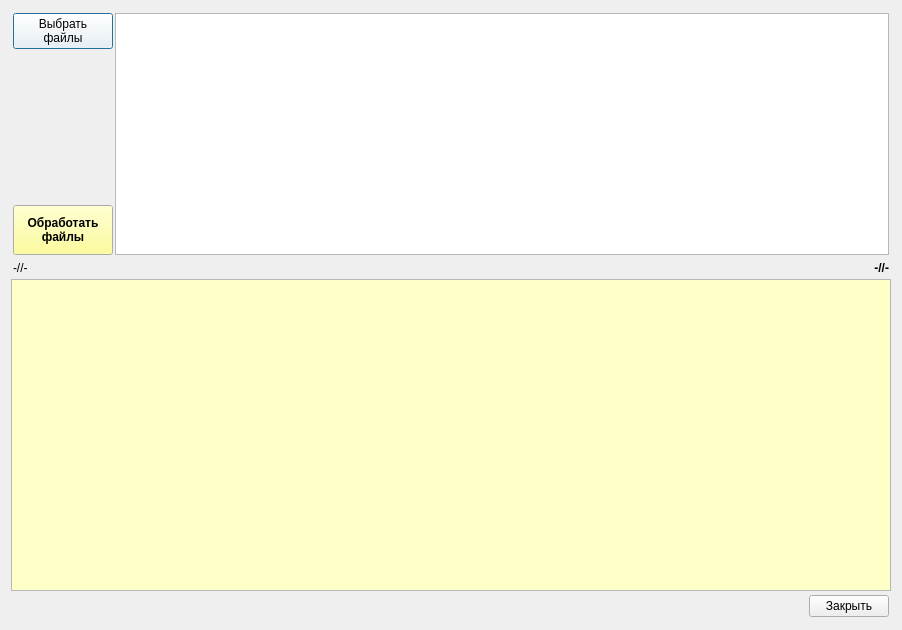
<?xml version="1.0" encoding="UTF-8"?>
<ui version="4.0">
 <class>get_from_fond_wnd</class>
 <widget class="QDialog" name="get_from_fond_wnd">
  <property name="geometry">
   <rect>
    <x>0</x>
    <y>0</y>
    <width>902</width>
    <height>630</height>
   </rect>
  </property>
  <property name="windowTitle">
   <string>Обработка ответа от ТФОМС</string>
  </property>
  <layout class="QVBoxLayout" name="verticalLayout" stretch="0,0,1,0">
   <property name="spacing">
    <number>2</number>
   </property>
   <item>
    <layout class="QGridLayout" name="gridLayout" columnstretch="0,0">
     <property name="leftMargin">
      <number>2</number>
     </property>
     <property name="topMargin">
      <number>2</number>
     </property>
     <property name="rightMargin">
      <number>2</number>
     </property>
     <property name="bottomMargin">
      <number>2</number>
     </property>
     <property name="spacing">
      <number>2</number>
     </property>
     <item row="0" column="1" rowspan="4">
      <widget class="QListWidget" name="lis_files">
       <property name="font">
        <font>
         <pointsize>7</pointsize>
        </font>
       </property>
       <property name="movement">
        <enum>QListView::Static</enum>
       </property>
       <property name="flow">
        <enum>QListView::TopToBottom</enum>
       </property>
       <property name="layoutMode">
        <enum>QListView::SinglePass</enum>
       </property>
       <property name="spacing">
        <number>5</number>
       </property>
       <property name="viewMode">
        <enum>QListView::IconMode</enum>
       </property>
       <property name="batchSize">
        <number>300</number>
       </property>
       <property name="currentRow">
        <number>-1</number>
       </property>
      </widget>
     </item>
     <item row="0" column="0">
      <widget class="QPushButton" name="bn_files">
       <property name="palette">
        <palette>
         <active>
          <colorrole role="Button">
           <brush brushstyle="SolidPattern">
            <color alpha="255">
             <red>255</red>
             <green>255</green>
             <blue>255</blue>
            </color>
           </brush>
          </colorrole>
         </active>
         <inactive>
          <colorrole role="Button">
           <brush brushstyle="SolidPattern">
            <color alpha="255">
             <red>255</red>
             <green>255</green>
             <blue>255</blue>
            </color>
           </brush>
          </colorrole>
         </inactive>
         <disabled>
          <colorrole role="Button">
           <brush brushstyle="SolidPattern">
            <color alpha="255">
             <red>255</red>
             <green>255</green>
             <blue>255</blue>
            </color>
           </brush>
          </colorrole>
         </disabled>
        </palette>
       </property>
       <property name="text">
        <string>Выбрать
файлы</string>
       </property>
      </widget>
     </item>
     <item row="1" column="0">
      <spacer name="verticalSpacer">
       <property name="orientation">
        <enum>Qt::Vertical</enum>
       </property>
       <property name="sizeHint" stdset="0">
        <size>
         <width>20</width>
         <height>40</height>
        </size>
       </property>
      </spacer>
     </item>
     <item row="2" column="0" rowspan="2">
      <widget class="QPushButton" name="bn_process">
       <property name="enabled">
        <bool>true</bool>
       </property>
       <property name="minimumSize">
        <size>
         <width>100</width>
         <height>50</height>
        </size>
       </property>
       <property name="palette">
        <palette>
         <active>
          <colorrole role="Button">
           <brush brushstyle="SolidPattern">
            <color alpha="255">
             <red>255</red>
             <green>255</green>
             <blue>127</blue>
            </color>
           </brush>
          </colorrole>
         </active>
         <inactive>
          <colorrole role="Button">
           <brush brushstyle="SolidPattern">
            <color alpha="255">
             <red>255</red>
             <green>255</green>
             <blue>127</blue>
            </color>
           </brush>
          </colorrole>
         </inactive>
         <disabled>
          <colorrole role="Button">
           <brush brushstyle="SolidPattern">
            <color alpha="255">
             <red>255</red>
             <green>255</green>
             <blue>127</blue>
            </color>
           </brush>
          </colorrole>
         </disabled>
        </palette>
       </property>
       <property name="font">
        <font>
         <weight>75</weight>
         <bold>true</bold>
        </font>
       </property>
       <property name="text">
        <string>Обработать
файлы</string>
       </property>
      </widget>
     </item>
    </layout>
   </item>
   <item>
    <layout class="QHBoxLayout" name="horizontalLayout_2">
     <property name="leftMargin">
      <number>2</number>
     </property>
     <property name="topMargin">
      <number>2</number>
     </property>
     <property name="rightMargin">
      <number>2</number>
     </property>
     <property name="bottomMargin">
      <number>2</number>
     </property>
     <item>
      <widget class="QLabel" name="lab_out">
       <property name="font">
        <font>
         <weight>50</weight>
         <bold>false</bold>
        </font>
       </property>
       <property name="text">
        <string>-//-</string>
       </property>
       <property name="alignment">
        <set>Qt::AlignLeading|Qt::AlignLeft|Qt::AlignVCenter</set>
       </property>
      </widget>
     </item>
     <item>
      <widget class="QLabel" name="lab_count">
       <property name="font">
        <font>
         <weight>75</weight>
         <bold>true</bold>
        </font>
       </property>
       <property name="text">
        <string>-//-</string>
       </property>
       <property name="alignment">
        <set>Qt::AlignRight|Qt::AlignTrailing|Qt::AlignVCenter</set>
       </property>
      </widget>
     </item>
    </layout>
   </item>
   <item>
    <widget class="QPlainTextEdit" name="te_log">
     <property name="palette">
      <palette>
       <active>
        <colorrole role="Base">
         <brush brushstyle="SolidPattern">
          <color alpha="255">
           <red>255</red>
           <green>255</green>
           <blue>200</blue>
          </color>
         </brush>
        </colorrole>
       </active>
       <inactive>
        <colorrole role="Base">
         <brush brushstyle="SolidPattern">
          <color alpha="255">
           <red>255</red>
           <green>255</green>
           <blue>200</blue>
          </color>
         </brush>
        </colorrole>
       </inactive>
       <disabled>
        <colorrole role="Base">
         <brush brushstyle="SolidPattern">
          <color alpha="255">
           <red>212</red>
           <green>208</green>
           <blue>200</blue>
          </color>
         </brush>
        </colorrole>
       </disabled>
      </palette>
     </property>
     <property name="font">
      <font>
       <pointsize>7</pointsize>
      </font>
     </property>
     <property name="lineWrapMode">
      <enum>QPlainTextEdit::NoWrap</enum>
     </property>
     <property name="readOnly">
      <bool>false</bool>
     </property>
    </widget>
   </item>
   <item>
    <layout class="QHBoxLayout" name="horizontalLayout">
     <property name="leftMargin">
      <number>2</number>
     </property>
     <property name="topMargin">
      <number>2</number>
     </property>
     <property name="rightMargin">
      <number>2</number>
     </property>
     <property name="bottomMargin">
      <number>2</number>
     </property>
     <item>
      <spacer name="horizontalSpacer_2">
       <property name="orientation">
        <enum>Qt::Horizontal</enum>
       </property>
       <property name="sizeHint" stdset="0">
        <size>
         <width>40</width>
         <height>20</height>
        </size>
       </property>
      </spacer>
     </item>
     <item>
      <widget class="QPushButton" name="bn_close">
       <property name="text">
        <string>Закрыть</string>
       </property>
      </widget>
     </item>
    </layout>
   </item>
  </layout>
 </widget>
 <resources/>
 <connections/>
</ui>
